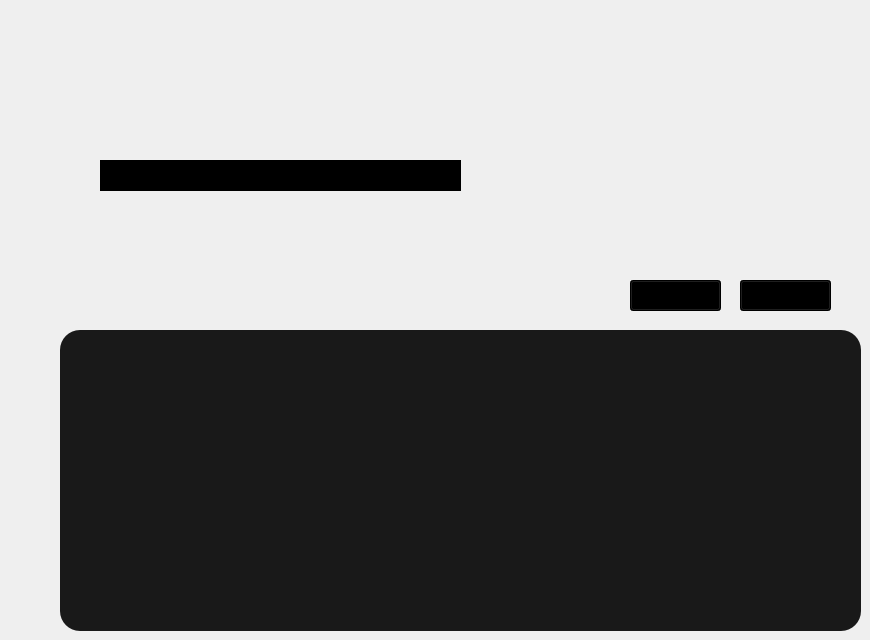
    <widget class="QWidget" name="Arduibo">
     <widget class="QLabel" name="ga">
      <property name="geometry">
       <rect>
        <x>100</x>
        <y>160</y>
        <width>361</width>
        <height>31</height>
       </rect>
      </property>
      <property name="styleSheet">
       <string notr="true">background-color : black;
color:white;</string>
      </property>
      <property name="text">
       <string/>
      </property>
     </widget>
     <widget class="QPushButton" name="pushButton_ajouterCommande_3">
      <property name="geometry">
       <rect>
        <x>740</x>
        <y>280</y>
        <width>91</width>
        <height>31</height>
       </rect>
      </property>
      <property name="styleSheet">
       <string notr="true">background-color: black;</string>
      </property>
      <property name="text">
       <string>Start</string>
      </property>
     </widget>
     <widget class="QPushButton" name="pushButton_ajouterCommande_4">
      <property name="geometry">
       <rect>
        <x>630</x>
        <y>280</y>
        <width>91</width>
        <height>31</height>
       </rect>
      </property>
      <property name="styleSheet">
       <string notr="true">background-color: black;</string>
      </property>
      <property name="text">
       <string>Stop</string>
      </property>
     </widget>
     <widget class="QTableView" name="table_gaz">
      <property name="geometry">
       <rect>
        <x>60</x>
        <y>330</y>
        <width>801</width>
        <height>301</height>
       </rect>
      </property>
      <property name="styleSheet">
       <string notr="true">background-color :  #191919; 
border-radius : 20px;</string>
      </property>
     </widget>
    </widget>
